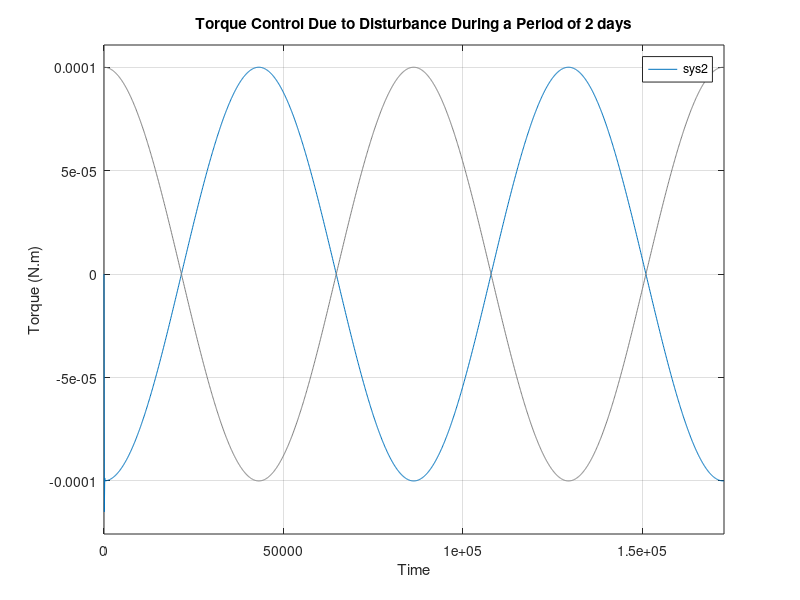

Recreate this plot in MATLAB.
%controller3
%(4)Control Torque in response to Disturbance
%Theta/Td = -KG/(1+KG)

clear
clc

numk = [1400 35];
denk = [40 80];
sysk = tf(numk, denk);

numg = [1];
demg = [400 0 0];
sysg = tf(numg, demg);

sysf= -1*series(sysg, sysk);

sys2 = feedback(sysf,1,1);
%bigger step size to prevent matlab hangs
t = 0:100:172800;
%conversion to deg
u = 10^-4*cosd((7.28*10^-5)*(180/pi)*t);
lsim(sys2,u,t);
xlabel('Time');
ylabel('Torque (N.m)');
title('Torque Control Due to Disturbance During a Period of 2 days');
